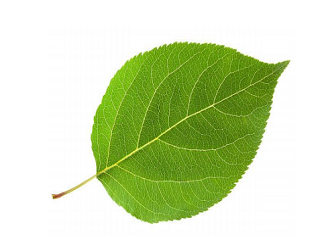
#> input picture Pattern Recogniton Problems/Chain Code/leaf.png, 320 x 240 px
$ jupyter execute code_3.ipynb   (shell and % lines are left out)
#> lines starting #> are read from the running program, lines starting #| are printed output that depends on the picture; after the words box and inside, x2 and y2 are one past the last pixel; in counts of white or black regions, pixels touching at a corner belong together
[cell 1]
import cv2 as cv
import numpy as np
from matplotlib import pyplot as plt

[cell 2]
picture = cv.imread('leaf.png',0)
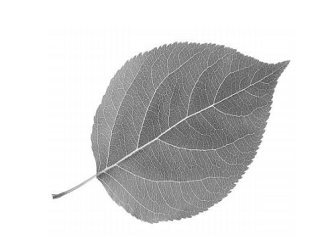
#> picture: shape (240, 320); min 76, max 255, mean 214
ret,threshold1 = cv.threshold(picture,232,255,cv.THRESH_BINARY)
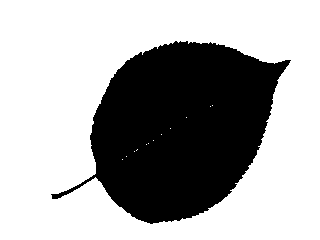
#> threshold1: shape (240, 320); 66.3% white; 1 black region, box (x1, y1, x2, y2) and area: (51, 41, 291, 224) 25879

[cell 3]
plt.imshow(picture)

[cell 4]
picture.shape
#> Out = (240, 320)

[cell 5]
plt.imshow(threshold1,'gray')

[cell 6]
threshold1.shape
#> Out = (240, 320)

[cell 7]
import cv2
import numpy as np
from matplotlib import pyplot as plt
picture = cv2.imread('leaf.png',0)
edges = cv2.Canny(threshold1,100,200)
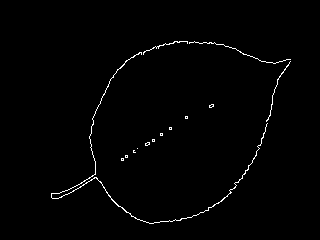
#> edges: shape (240, 320); 1.1% white in thin lines or dots, all inside (x1, y1, x2, y2) = (51, 41, 291, 224)

plt.subplot(121),plt.imshow(picture,cmap = 'gray')
plt.title('Original Image')
plt.subplot(122),plt.imshow(edges,cmap = 'gray')
plt.title('Edge Image')

plt.show()
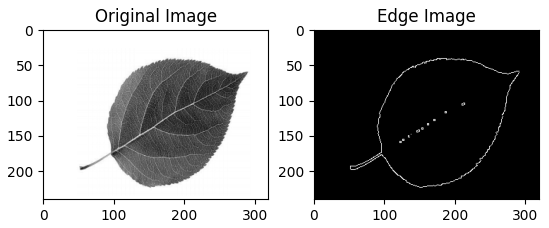
#> figure drawn by matplotlib, 2 panels

[cell 8]
for i, row in enumerate(edges):
    for j, value in enumerate(row):
        if value == 255:
            start_point = (i, j)
            print(start_point, value)
            break
    else:
        continue
    break
#> this loop made 42 passes
#| (41, 174) 255

[cell 9]
directions = [ 0,  1,  2,
               7,      3,
               6,  5,  4]
dir2idx = dict(zip(directions, range(len(directions))))

change_j =   [-1,  0,  1, # x or columns
              -1,      1,
              -1,  0,  1]

change_i =   [-1, -1, -1, # y or rows
               0,      0,
               1,  1,  1]

border = []
chain = []
curr_point = start_point
for direction in directions:
    idx = dir2idx[direction]
    new_point = (start_point[0]+change_i[idx], start_point[1]+change_j[idx])
    if edges[new_point] != 0: # if is ROI
        border.append(new_point)
        chain.append(direction)
        curr_point = new_point
        break
#> after the loop, border = [(41, 175)]; chain = [3]

count = 0
while curr_point != start_point:
    #figure direction to start search
    b_direction = (direction + 5) % 8
    dirs_1 = range(b_direction, 8)
    dirs_2 = range(0, b_direction)
    dirs = []
    dirs.extend(dirs_1)
    dirs.extend(dirs_2)
    for direction in dirs:
        idx = dir2idx[direction]
        new_point = (curr_point[0]+change_i[idx], curr_point[1]+change_j[idx])
        if edges[new_point] != 0: # if is ROI
            border.append(new_point)
            chain.append(direction)
            curr_point = new_point
            break
    if count == 1000: break
    count += 1
#> after the loop, border = 98 pairs, first value 41 to 54, second value 143 to 187; chain = 98 values, max 7 at index 17, min 0 at index 16, mean 4.16; count = 97

[cell 10]
print(count)
#| 97
print(chain)
#> (printed output is left out)
